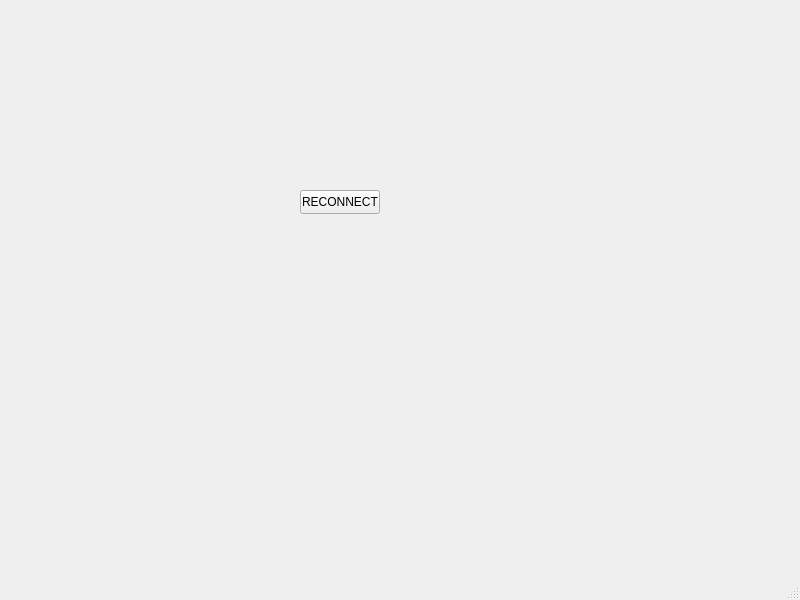
<?xml version="1.0" encoding="UTF-8"?>
<ui version="4.0">
 <class>MainWindow</class>
 <widget class="QMainWindow" name="MainWindow">
  <property name="geometry">
   <rect>
    <x>0</x>
    <y>0</y>
    <width>800</width>
    <height>600</height>
   </rect>
  </property>
  <property name="windowTitle">
   <string>MainWindow</string>
  </property>
  <widget class="QWidget" name="centralwidget">
   <widget class="QPushButton" name="pushButton">
    <property name="geometry">
     <rect>
      <x>300</x>
      <y>190</y>
      <width>80</width>
      <height>24</height>
     </rect>
    </property>
    <property name="text">
     <string>RECONNECT</string>
    </property>
   </widget>
  </widget>
  <widget class="QMenuBar" name="menubar">
   <property name="geometry">
    <rect>
     <x>0</x>
     <y>0</y>
     <width>800</width>
     <height>21</height>
    </rect>
   </property>
  </widget>
  <widget class="QStatusBar" name="statusbar"/>
 </widget>
 <resources/>
 <connections/>
</ui>
